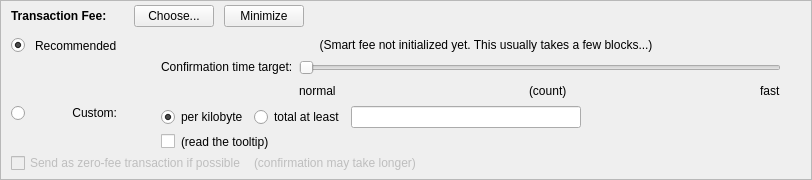
    <widget class="QFrame" name="frameFee">
     <property name="sizePolicy">
      <sizepolicy hsizetype="Expanding" vsizetype="Expanding">
       <horstretch>0</horstretch>
       <verstretch>0</verstretch>
      </sizepolicy>
     </property>
     <property name="maximumSize">
      <size>
       <width>16777215</width>
       <height>16777215</height>
      </size>
     </property>
     <property name="frameShape">
      <enum>QFrame::StyledPanel</enum>
     </property>
     <property name="frameShadow">
      <enum>QFrame::Sunken</enum>
     </property>
     <layout class="QVBoxLayout" name="verticalLayoutFee1">
      <property name="spacing">
       <number>0</number>
      </property>
      <property name="leftMargin">
       <number>0</number>
      </property>
      <property name="topMargin">
       <number>0</number>
      </property>
      <property name="rightMargin">
       <number>0</number>
      </property>
      <property name="bottomMargin">
       <number>0</number>
      </property>
      <item>
       <layout class="QVBoxLayout" name="verticalLayoutFee2" stretch="0,0,0">
        <property name="spacing">
         <number>0</number>
        </property>
        <property name="leftMargin">
         <number>10</number>
        </property>
        <property name="topMargin">
         <number>0</number>
        </property>
        <item>
         <layout class="QHBoxLayout" name="horizontalLayoutFee1">
          <property name="bottomMargin">
           <number>0</number>
          </property>
          <item>
           <layout class="QVBoxLayout" name="verticalLayoutFee7">
            <property name="spacing">
             <number>0</number>
            </property>
            <item>
             <spacer name="verticalSpacerSmartFee">
              <property name="orientation">
               <enum>Qt::Vertical</enum>
              </property>
              <property name="sizeType">
               <enum>QSizePolicy::Fixed</enum>
              </property>
              <property name="sizeHint" stdset="0">
               <size>
                <width>1</width>
                <height>4</height>
               </size>
              </property>
             </spacer>
            </item>
            <item>
             <layout class="QHBoxLayout" name="horizontalLayoutSmartFee">
              <property name="spacing">
               <number>10</number>
              </property>
              <item>
               <widget class="QLabel" name="labelFeeHeadline">
                <property name="sizePolicy">
                 <sizepolicy hsizetype="Preferred" vsizetype="Maximum">
                  <horstretch>0</horstretch>
                  <verstretch>0</verstretch>
                 </sizepolicy>
                </property>
                <property name="font">
                 <font>
                  <weight>75</weight>
                  <bold>true</bold>
                 </font>
                </property>
                <property name="styleSheet">
                 <string notr="true">font-weight:bold;</string>
                </property>
                <property name="text">
                 <string>Transaction Fee:</string>
                </property>
               </widget>
              </item>
              <item>
               <widget class="QLabel" name="labelFeeMinimized">
                <property name="text">
                 <string/>
                </property>
               </widget>
              </item>
              <item>
               <widget class="QPushButton" name="buttonChooseFee">
                <property name="text">
                 <string>Choose...</string>
                </property>
               </widget>
              </item>
              <item>
               <widget class="QPushButton" name="buttonMinimizeFee">
                <property name="toolTip">
                 <string>collapse fee-settings</string>
                </property>
                <property name="text">
                 <string>Minimize</string>
                </property>
               </widget>
              </item>
             </layout>
            </item>
            <item>
             <spacer name="verticalSpacer_5">
              <property name="orientation">
               <enum>Qt::Vertical</enum>
              </property>
              <property name="sizeHint" stdset="0">
               <size>
                <width>1</width>
                <height>1</height>
               </size>
              </property>
             </spacer>
            </item>
           </layout>
          </item>
          <item>
           <spacer name="horizontalSpacer_4">
            <property name="orientation">
             <enum>Qt::Horizontal</enum>
            </property>
            <property name="sizeHint" stdset="0">
             <size>
              <width>40</width>
              <height>20</height>
             </size>
            </property>
           </spacer>
          </item>
         </layout>
        </item>
        <item>
         <widget class="QFrame" name="frameFeeSelection">
          <layout class="QVBoxLayout" name="verticalLayoutFee12">
           <property name="spacing">
            <number>0</number>
           </property>
           <property name="leftMargin">
            <number>0</number>
           </property>
           <property name="topMargin">
            <number>0</number>
           </property>
           <property name="rightMargin">
            <number>0</number>
           </property>
           <property name="bottomMargin">
            <number>0</number>
           </property>
           <item>
            <layout class="QGridLayout" name="gridLayoutFee">
             <property name="topMargin">
              <number>10</number>
             </property>
             <property name="bottomMargin">
              <number>4</number>
             </property>
             <property name="horizontalSpacing">
              <number>10</number>
             </property>
             <property name="verticalSpacing">
              <number>4</number>
             </property>
             <item row="2" column="4">
              <layout class="QVBoxLayout" name="verticalLayoutFee8">
               <property name="spacing">
                <number>6</number>
               </property>
               <item>
                <layout class="QHBoxLayout" name="horizontalLayoutFee13">
                 <item>
                  <widget class="QRadioButton" name="radioCustomPerKilobyte">
                   <property name="toolTip">
                    <string>If the custom fee is set to 1000 uSPDRs and the transaction is only 250 bytes, then &quot;per kilobyte&quot; only pays 250 uSPDRs in fee,&lt;br /&gt;while &quot;at least&quot; pays 1000 uSPDRs. For transactions bigger than a kilobyte both pay by kilobyte.</string>
                   </property>
                   <property name="text">
                    <string>per kilobyte</string>
                   </property>
                   <property name="checked">
                    <bool>true</bool>
                   </property>
                   <attribute name="buttonGroup">
                    <string notr="true">groupCustomFee</string>
                   </attribute>
                  </widget>
                 </item>
                 <item>
                  <widget class="QRadioButton" name="radioCustomAtLeast">
                   <property name="toolTip">
                    <string>If the custom fee is set to 1000 uSPDRs and the transaction is only 250 bytes, then &quot;per kilobyte&quot; only pays 250 uSPDRs in fee,&lt;br /&gt;while &quot;total at least&quot; pays 1000 uSPDRs. For transactions bigger than a kilobyte both pay by kilobyte.</string>
                   </property>
                   <property name="text">
                    <string>total at least</string>
                   </property>
                   <attribute name="buttonGroup">
                    <string notr="true">groupCustomFee</string>
                   </attribute>
                  </widget>
                 </item>
                 <item>
                  <widget class="BitcoinAmountField" name="customFee"/>
                 </item>
                 <item>
                  <spacer name="horizontalSpacer_6">
                   <property name="orientation">
                    <enum>Qt::Horizontal</enum>
                   </property>
                   <property name="sizeHint" stdset="0">
                    <size>
                     <width>1</width>
                     <height>1</height>
                    </size>
                   </property>
                  </spacer>
                 </item>
                </layout>
               </item>
               <item>
                <layout class="QHBoxLayout" name="horizontalLayoutFee8">
                 <item>
                  <widget class="QCheckBox" name="checkBoxMinimumFee">
                   <property name="toolTip">
                    <string>Paying only the minimum fee is just fine as long as there is less transaction volume than space in the blocks.&lt;br /&gt;But be aware that this can end up in a never confirming transaction once there is more demand for SPDR transactions than the network can process.</string>
                   </property>
                   <property name="text">
                    <string/>
                   </property>
                  </widget>
                 </item>
                 <item>
                  <widget class="QLabel" name="labelMinFeeWarning">
                   <property name="enabled">
                    <bool>true</bool>
                   </property>
                   <property name="toolTip">
                    <string>Paying only the minimum fee is just fine as long as there is less transaction volume than space in the blocks.&lt;br /&gt;But be aware that this can end up in a never confirming transaction once there is more demand for SPDR transactions than the network can process.</string>
                   </property>
                   <property name="text">
                    <string>(read the tooltip)</string>
                   </property>
                   <property name="margin">
                    <number>5</number>
                   </property>
                  </widget>
                 </item>
                 <item>
                  <spacer name="horizontalSpacer_2">
                   <property name="orientation">
                    <enum>Qt::Horizontal</enum>
                   </property>
                   <property name="sizeHint" stdset="0">
                    <size>
                     <width>1</width>
                     <height>1</height>
                    </size>
                   </property>
                  </spacer>
                 </item>
                </layout>
               </item>
              </layout>
             </item>
             <item row="1" column="0">
              <layout class="QVBoxLayout" name="verticalLayoutFee4" stretch="1">
               <item>
                <spacer name="verticalSpacer_2">
                 <property name="orientation">
                  <enum>Qt::Vertical</enum>
                 </property>
                 <property name="sizeHint" stdset="0">
                  <size>
                   <width>1</width>
                   <height>1</height>
                  </size>
                 </property>
                </spacer>
               </item>
              </layout>
             </item>
             <item row="2" column="0">
              <layout class="QVBoxLayout" name="verticalLayoutFee9" stretch="0,1">
               <item>
                <widget class="QRadioButton" name="radioCustomFee">
                 <property name="text">
                  <string/>
                 </property>
                 <attribute name="buttonGroup">
                  <string notr="true">groupFee</string>
                 </attribute>
                </widget>
               </item>
               <item>
                <spacer name="verticalSpacer_6">
                 <property name="orientation">
                  <enum>Qt::Vertical</enum>
                 </property>
                 <property name="sizeHint" stdset="0">
                  <size>
                   <width>1</width>
                   <height>1</height>
                  </size>
                 </property>
                </spacer>
               </item>
              </layout>
             </item>
             <item row="1" column="4">
              <layout class="QVBoxLayout" name="verticalLayoutFee3" stretch="0,0,1">
               <property name="spacing">
                <number>6</number>
               </property>
               <property name="topMargin">
                <number>2</number>
               </property>
               <item>
                <layout class="QHBoxLayout" name="horizontalLayoutFee12">
                 <item>
                  <spacer name="horizontalSpacer_5">
                   <property name="orientation">
                    <enum>Qt::Horizontal</enum>
                   </property>
                   <property name="sizeHint" stdset="0">
                    <size>
                     <width>1</width>
                     <height>1</height>
                    </size>
                   </property>
                  </spacer>
                 </item>
                </layout>
               </item>
               <item>
                <layout class="QHBoxLayout" name="horizontalLayoutFee9">
                 <item>
                  <layout class="QVBoxLayout" name="verticalLayoutFee6">
                   <item>
                    <widget class="QLabel" name="labelSmartFee3">
                     <property name="text">
                      <string>Confirmation time target:</string>
                     </property>
                     <property name="margin">
                      <number>2</number>
                     </property>
                    </widget>
                   </item>
                   <item>
                    <spacer name="verticalSpacer_3">
                     <property name="orientation">
                      <enum>Qt::Vertical</enum>
                     </property>
                     <property name="sizeHint" stdset="0">
                      <size>
                       <width>1</width>
                       <height>1</height>
                      </size>
                     </property>
                    </spacer>
                   </item>
                  </layout>
                 </item>
                 <item>
                  <layout class="QVBoxLayout" name="verticalLayoutFee5">
                   <property name="rightMargin">
                    <number>30</number>
                   </property>
                   <item>
                    <widget class="QSlider" name="sliderSmartFee">
                     <property name="minimum">
                      <number>0</number>
                     </property>
                     <property name="maximum">
                      <number>24</number>
                     </property>
                     <property name="pageStep">
                      <number>1</number>
                     </property>
                     <property name="value">
                      <number>0</number>
                     </property>
                     <property name="orientation">
                      <enum>Qt::Horizontal</enum>
                     </property>
                     <property name="invertedAppearance">
                      <bool>false</bool>
                     </property>
                     <property name="invertedControls">
                      <bool>false</bool>
                     </property>
                     <property name="tickPosition">
                      <enum>QSlider::NoTicks</enum>
                     </property>
                    </widget>
                   </item>
                   <item>
                    <layout class="QHBoxLayout" name="horizontalLayoutFee10">
                     <item>
                      <widget class="QLabel" name="labelSmartFeeNormal">
                       <property name="text">
                        <string>normal</string>
                       </property>
                      </widget>
                     </item>
                     <item>
                      <spacer name="horizontalSpacer_7">
                       <property name="orientation">
                        <enum>Qt::Horizontal</enum>
                       </property>
                       <property name="sizeHint" stdset="0">
                        <size>
                         <width>40</width>
                         <height>20</height>
                        </size>
                       </property>
                      </spacer>
                     </item>
                     <item>
                      <widget class="QLabel" name="confirmationTargetLabel">
                       <property name="text">
                        <string>(count)</string>
                       </property>
                      </widget>
                     </item>
                     <item>
                      <spacer name="horizontalSpacer_3">
                       <property name="orientation">
                        <enum>Qt::Horizontal</enum>
                       </property>
                       <property name="sizeHint" stdset="0">
                        <size>
                         <width>40</width>
                         <height>20</height>
                        </size>
                       </property>
                      </spacer>
                     </item>
                     <item>
                      <widget class="QLabel" name="labelSmartFeeFast">
                       <property name="text">
                        <string>fast</string>
                       </property>
                      </widget>
                     </item>
                    </layout>
                   </item>
                  </layout>
                 </item>
                </layout>
               </item>
               <item>
                <spacer name="verticalSpacer_4">
                 <property name="orientation">
                  <enum>Qt::Vertical</enum>
                 </property>
                 <property name="sizeHint" stdset="0">
                  <size>
                   <width>1</width>
                   <height>1</height>
                  </size>
                 </property>
                </spacer>
               </item>
              </layout>
             </item>
             <item row="0" column="1">
              <widget class="QLabel" name="labelSmartFee_2">
               <property name="text">
                <string>Recommended</string>
               </property>
              </widget>
             </item>
             <item row="0" column="0">
              <widget class="QRadioButton" name="radioSmartFee">
               <property name="text">
                <string/>
               </property>
               <property name="checked">
                <bool>true</bool>
               </property>
               <attribute name="buttonGroup">
                <string notr="true">groupFee</string>
               </attribute>
              </widget>
             </item>
             <item row="2" column="1">
              <widget class="QLabel" name="labelCustomFee">
               <property name="text">
                <string>Custom:</string>
               </property>
               <property name="alignment">
                <set>Qt::AlignRight|Qt::AlignTop|Qt::AlignTrailing</set>
               </property>
              </widget>
             </item>
             <item row="0" column="2">
              <widget class="QLabel" name="labelSmartFee">
               <property name="text">
                <string/>
               </property>
               <property name="margin">
                <number>2</number>
               </property>
              </widget>
             </item>
             <item row="0" column="3">
              <widget class="QLabel" name="labelFeeEstimation">
               <property name="text">
                <string/>
               </property>
              </widget>
             </item>
             <item row="0" column="4">
              <widget class="QLabel" name="labelSmartFee2">
               <property name="text">
                <string>(Smart fee not initialized yet. This usually takes a few blocks...)</string>
               </property>
               <property name="alignment">
                <set>Qt::AlignHCenter</set>
               </property>
               <property name="wordWrap">
                <bool>true</bool>
               </property>
               <property name="margin">
                <number>2</number>
               </property>
              </widget>
             </item>
            </layout>
           </item>
           <item>
            <layout class="QHBoxLayout" name="horizontalLayoutFee5" stretch="0,0,0">
             <property name="spacing">
              <number>8</number>
             </property>
             <property name="bottomMargin">
              <number>4</number>
             </property>
             <item>
              <widget class="QCheckBox" name="checkBoxFreeTx">
               <property name="enabled">
                <bool>false</bool>
               </property>
               <property name="mouseTracking">
                <bool>true</bool>
               </property>
               <property name="text">
                <string>Send as zero-fee transaction if possible</string>
               </property>
              </widget>
             </item>
             <item>
              <widget class="QLabel" name="labelFreeTx">
               <property name="enabled">
                <bool>false</bool>
               </property>
               <property name="text">
                <string>(confirmation may take longer)</string>
               </property>
               <property name="margin">
                <number>5</number>
               </property>
              </widget>
             </item>
             <item>
              <spacer name="horizontalSpacerFee5">
               <property name="orientation">
                <enum>Qt::Horizontal</enum>
               </property>
               <property name="sizeHint" stdset="0">
                <size>
                 <width>1</width>
                 <height>1</height>
                </size>
               </property>
              </spacer>
             </item>
            </layout>
           </item>
           <item>
            <spacer name="verticalSpacerFee2">
             <property name="orientation">
              <enum>Qt::Vertical</enum>
             </property>
             <property name="sizeHint" stdset="0">
              <size>
               <width>1</width>
               <height>1</height>
              </size>
             </property>
            </spacer>
           </item>
          </layout>
         </widget>
        </item>
        <item>
         <spacer name="verticalSpacerFee">
          <property name="orientation">
           <enum>Qt::Vertical</enum>
          </property>
          <property name="sizeHint" stdset="0">
           <size>
            <width>800</width>
            <height>1</height>
           </size>
          </property>
         </spacer>
        </item>
       </layout>
      </item>
     </layout>
    </widget>
